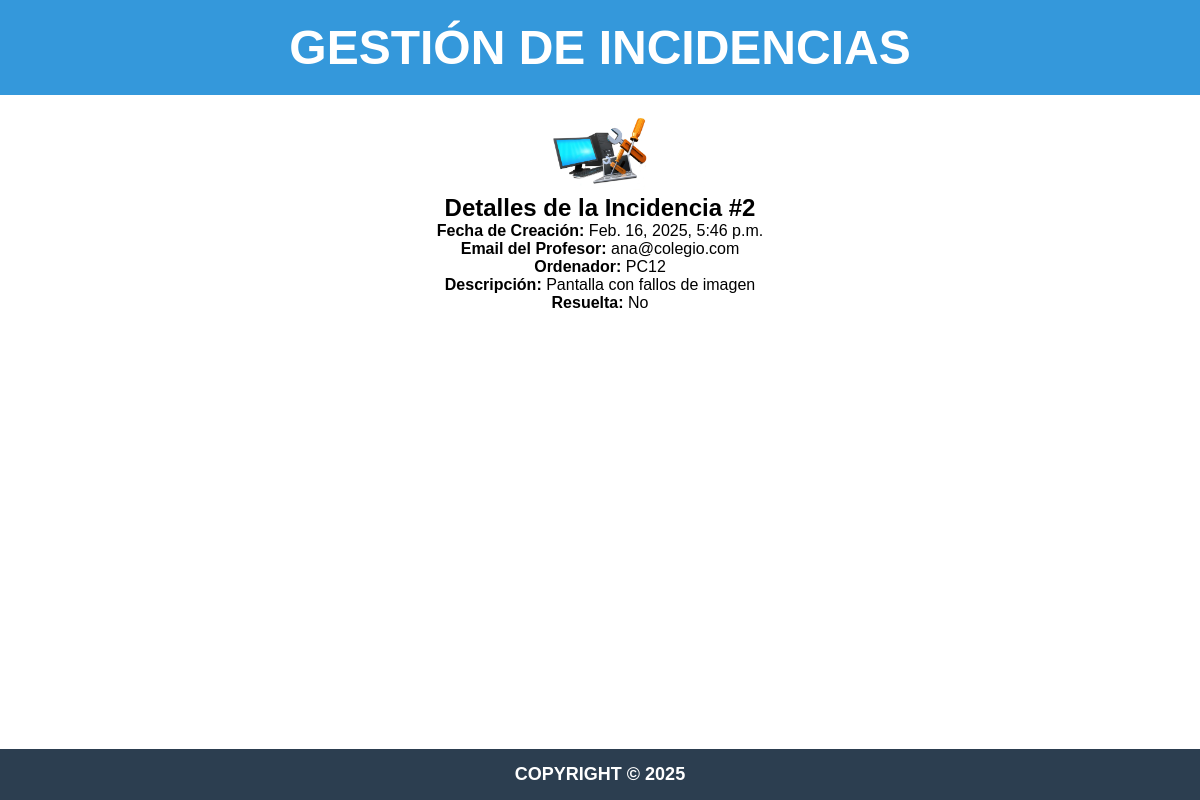
The page /detalles_incidencia/2/ on the database its author committed.
### gestion_inc/models.py (models this page shows)
class Incidencia(models.Model):
    numero = models.AutoField(primary_key=True)
    fecha = models.DateTimeField(auto_now_add=True)
    laboratorio = models.ForeignKey(Laboratorio, on_delete=models.CASCADE)
    numero_ordenador = models.CharField(max_length = 10)
    descripcion = models.TextField()
    profesor = models.ForeignKey(Profesor, on_delete = models.CASCADE)
    resuelta = models.BooleanField(default=False)

class Profesor(models.Model):
    nombre_completo = models.CharField(max_length=50)
    email = models.EmailField(max_length=50, primary_key=True)
    password = models.CharField(max_length=50)
    laboratorio = models.ForeignKey(Laboratorio, on_delete=models.SET_NULL, null=True, blank=True)
    '''
        on_delete=models.SET_NULL	Si el laboratorio se borra, este campo se pone en NULL.
        null=True	Permite que el campo almacene valores NULL en la base de datos.
        blank=True	Permite que el campo se deje en blanco en formularios de Django.
    '''

### gestion_inc/views.py (the view)
# urls.py: path('detalles_incidencia/<int:numero>/', views.detalles_incidencia, name='detalles_incidencia'),
def detalles_incidencia(request, numero):
    incidencia = Incidencia.objects.get(numero=numero)
    return render(request, 'gestion_inc/detalles_incidencia.html', {'incidencia': incidencia})

### gestion_inc/templates/gestion_inc/detalles_incidencia.html
{% extends "gestion_inc/base.html" %}
{% block content %}
<div class="card p-4 shadow-lg">
    <h2 class="text-center">Detalles de la Incidencia #{{ incidencia.numero }}</h2>
    <p><strong>Fecha de Creación:</strong> {{ incidencia.fecha }}</p>
    <p><strong>Email del Profesor:</strong> {{ incidencia.profesor.email }}</p>
    <p><strong>Ordenador:</strong> {{ incidencia.numero_ordenador }}</p>
    <p><strong>Descripción:</strong> {{ incidencia.descripcion }}</p>
    <p><strong>Resuelta:</strong>
        {% if incidencia.resuelta %}
            <span class="badge badge-success">Sí</span>
        {% else %}
            <span class="badge badge-danger">No</span>
        {% endif %}
    </p>
</div>
{% endblock %}

### gestion_inc/static/css/styles.css (style rules this page uses)
* { margin: 0; padding: 0; box-sizing: border-box; }
body { font-family: Arial, sans-serif; display: flex; flex-direction: column; min-height: 100vh; }

### rows shown on the page
Incidencia: numero "2", fecha "Feb. 16, 2025, 5:46 p.m.", profesor.email "ana@colegio.com", numero_ordenador "PC12", descripcion "Pantalla con fallos de imagen"
